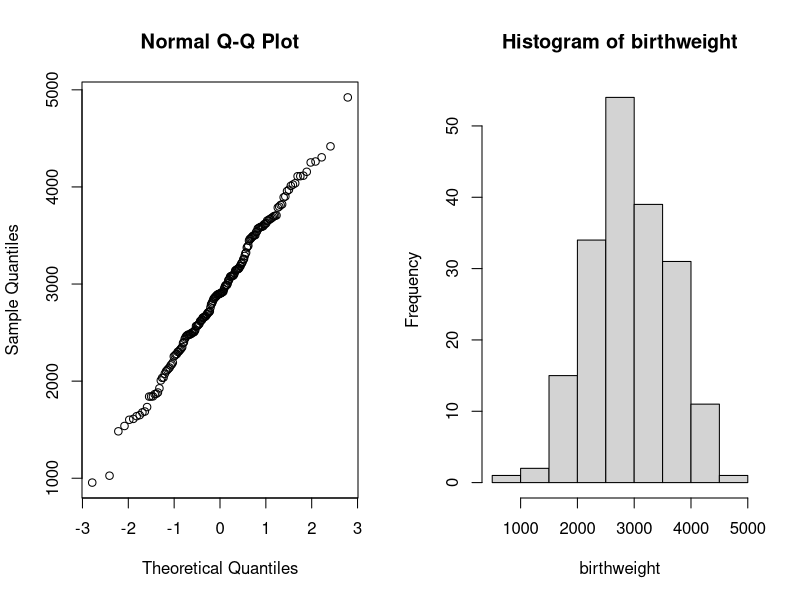
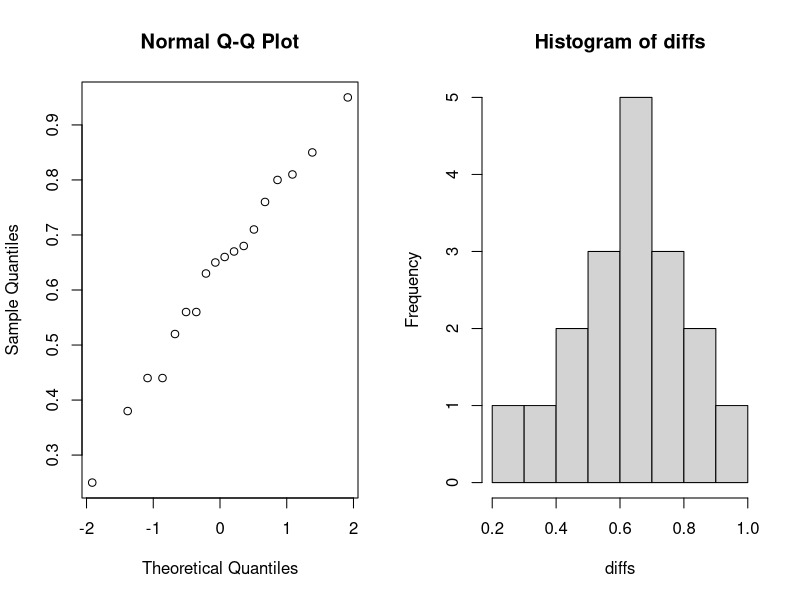
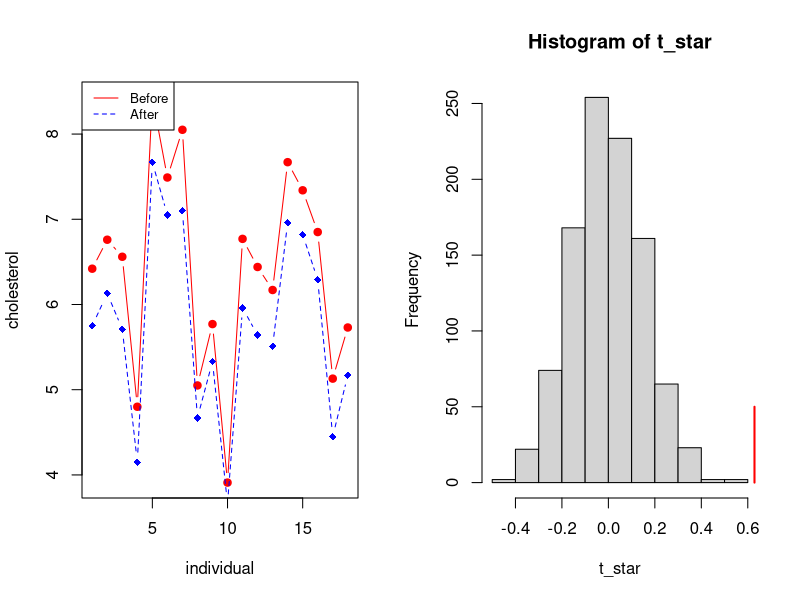
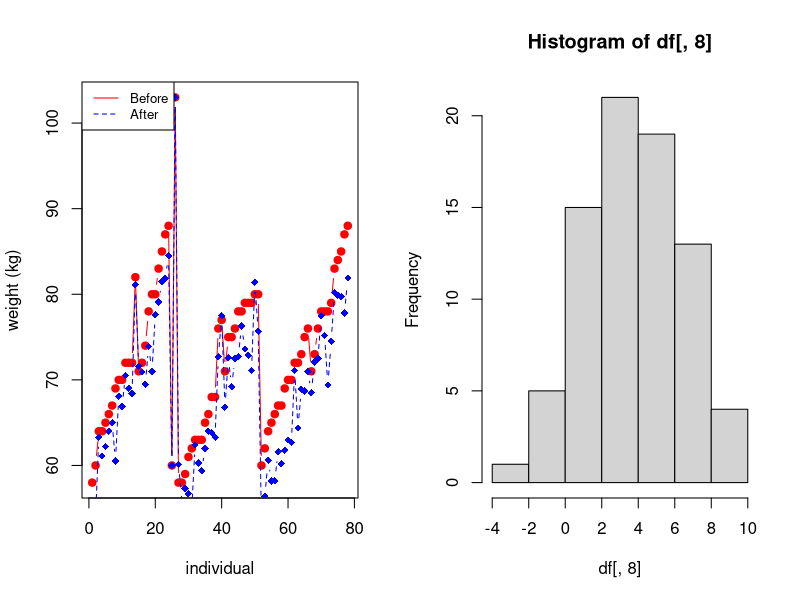
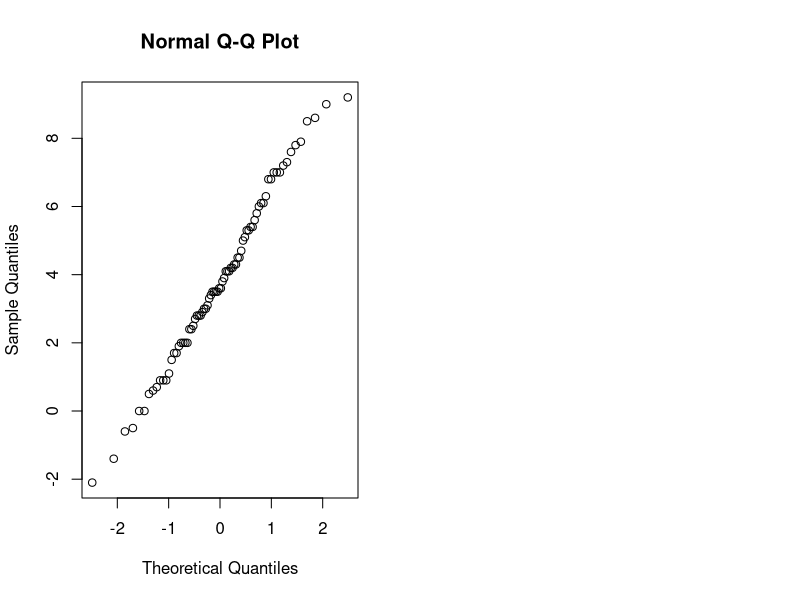
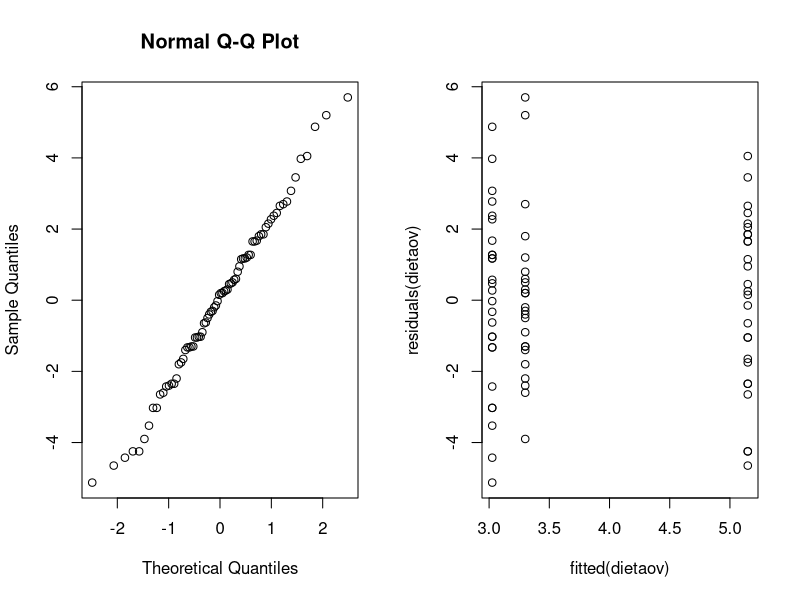
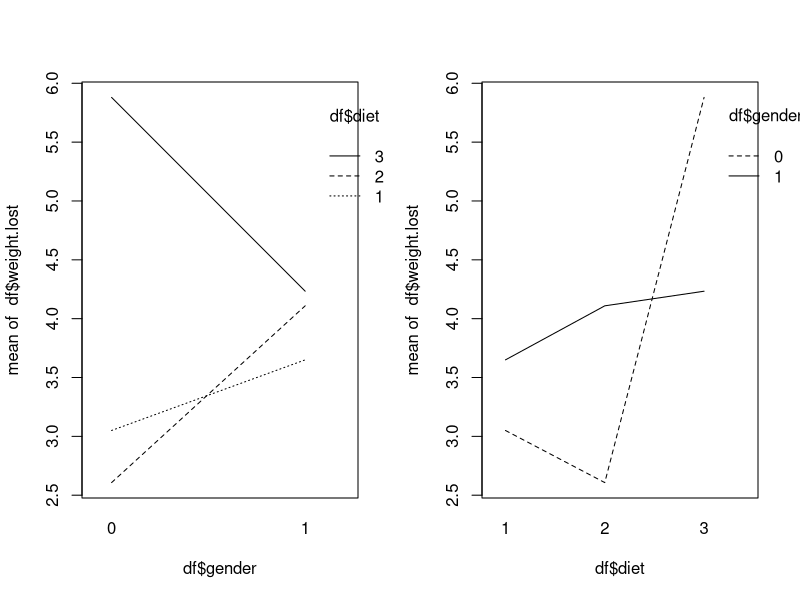
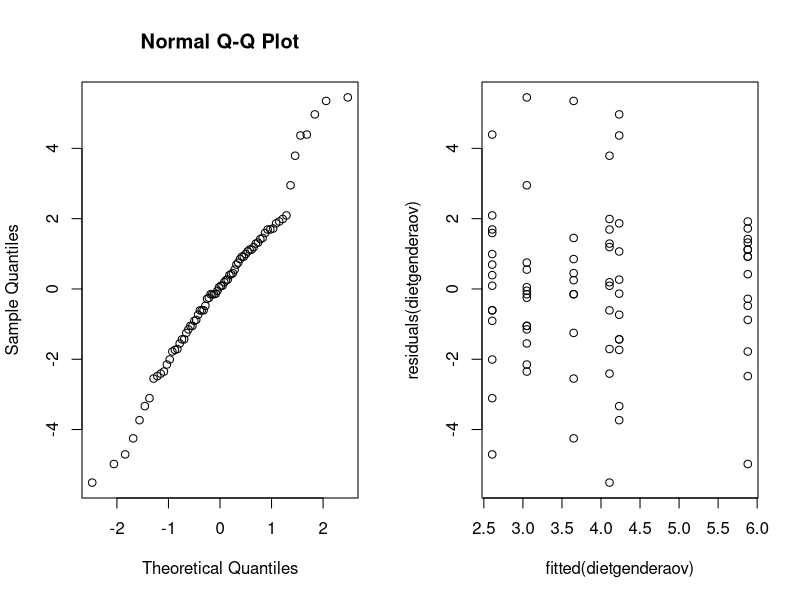

The R script that drew these images, in order:
## ---- chunk 1
options(digits=3)
## ---- chunk 2
birthweight <- readLines("data/birthweight.txt")
birthweight <- as.double(birthweight[2:length(birthweight)])
birthweight

# print(paste("Amount of observations: ", length(birthweight)))
## ---- chunk 3
birthweight_mean <- mean(birthweight)
print(paste("Mean of the sample: ", birthweight_mean))
## ---- chunk 4
par(mfrow=c(1,2))
qqnorm(y = birthweight)
hist(birthweight)
## ---- chunk 5
t.test(birthweight, conf.level = 0.96)
## ---- chunk 6
B <- 1000
alpha <- 0.04
T_star <- numeric(B)

for(i in 1:B) {
  X_star <- sample(birthweight, replace = TRUE)
  T_star[i] <- mean(X_star)
}

T_star_q2 <- quantile(T_star, alpha/2)
T_star_q98 <- quantile(T_star, 1 - alpha/2)

c(2*birthweight_mean - T_star_q98, 2*birthweight_mean - T_star_q2)
## ---- chunk 7
#sum(T_star<T_star_q2)
## ---- chunk 8
t.test(birthweight, alternative = "greater", mu=2800)
## ---- chunk 9
greater_weight <- as.integer(birthweight > 2800)
binom.test(sum(greater_weight), length(greater_weight), p=0.5, alt="g")
## ---- chunk 10
library(pwr)
#pwr.t.test(n=188,d=NULL,sig.level=0.05,type="one.sample",alternative="greater")

## ---- chunk 11

## ---- chunk 12
prop.test(c(61, 65), c(95, 93))
## ---- chunk 13
df <- as.data.frame(read.table("data/cholesterol.txt", header=TRUE))
head(df)
## ---- chunk 14
diffs <- df[, 1] - df[, 2]
diffs
qqnorm(diffs)
## ---- chunk 15
hist(diffs)
## ---- chunk 16
shapiro.test(diffs)
## ---- chunk 17
shapiro.test(df[, 1])
shapiro.test(df[, 2])
## ---- chunk 18
cor.test(df[, 1], df[, 2], method="pearson")
## ---- chunk 19
# Create a first line
plot(1:length(df[, 1]), df[, 1], type = "b", pch=19, col = "red", xlab = "individual", ylab = "cholesterol")
lines(1:length(df[, 2]), df[, 2], pch=18, col = "blue", type = "b", lty=2)
legend("topleft", legend=c("Before", "After"), col=c("red", "blue"), lty = 1:2, cex=0.8)
## ---- chunk 20
t.test(df[, 1], df[, 2], paired=2)
## ---- chunk 21
diff_mean <- function(x, y) {
  return(mean(x-y))
}

# original dataframe
stats <- diff_mean(df[, 1], df[, 2])
stats

B <- 1000
t_star <- numeric(B)

for (i in 1:B) {
  diff_star <- t(apply(cbind(df[, 1], df[, 2]), 1, sample))
  t_star[i] <- diff_mean(diff_star[, 1], diff_star[, 2])
}

hist(t_star)
# plot(rep(stats, 2), c(0, 50), col="red", lwd=2)
lines(rep(stats, 2), c(0, 50), col="red", lwd=2)
## ---- chunk 22
# calculating p-value
pl <- sum(t_star < stats) / B
pr <- sum(t_star > stats) / B

p <- 2*min(pl, pr)
p
## ---- chunk 23

mu <- mean(df[, 2])
mu # bar{x}

s <- sd(df[, 2])
s

theta_hat <- 2*mu - 3
theta_hat

alpha <- 0.05

n <- length(df[, 2])
t_alpha <- qt(1 - alpha/2, df=n)
t_alpha

theta_l <- theta_hat - t_alpha*s/sqrt(n)
theta_r <- theta_hat + t_alpha*s/sqrt(n)
c("[", theta_l,",", theta_r, "]")
## ---- chunk 24
t <- max(df[, 2])
t

n <- length(df[, 2])
n

for (theta in 3:12) {
  B <- 1000
  t_star <- numeric(B)
  
  for (i in 1:B) {
    x_star <- runif(n, min = 3, max = theta)
    t_star[i] <- max(x_star)
  }
  
  pl <- sum(t_star < t)/B
  pr <- sum(t_star > t)/B
  
  p <- 2* min(pl, pr)
  print(paste("Theta =", theta, ", ", p))
}
## ---- chunk 25
less_chol <- as.integer(df[, 2] < 6)
binom.test(sum(less_chol), length(less_chol), p=0.5, alt="g")
## ---- chunk 26
less_chol <- as.integer(df[, 2] < 4.5)
binom.test(sum(less_chol),length(less_chol),p=0.25, alt="l")
## ---- chunk 27
df <- as.data.frame(read.table("data/diet.txt", header=TRUE))
df["weight.lost"] <- df["preweight"] - df["weight6weeks"]
head(df)
## ---- chunk 28
# Create a first line
plot(1:length(df[,5]), df[,5], type = "b", pch=19, col = "red", xlab = "individual", ylab = "weight (kg)")
lines(1:length(df[,7]), df[,7], pch=18, col = "blue", type = "b", lty=2)
legend("topleft", legend=c("Before", "After"), col=c("red", "blue"), lty = 1:2, cex=0.8)
## ---- chunk 29
t.test(df[,5], df[,7], paired=TRUE)
## ---- chunk 30
hist(df[,8])
## ---- chunk 31
qqnorm(df[,8])
## ---- chunk 32
shapiro.test(df[,8])
## ---- chunk 33
df$diet <- as.factor(df$diet)
dietaov=lm(weight.lost~diet,data=df)
anova(dietaov)
summary(dietaov)
## ---- chunk 34
par(mfrow=c(1,2))
qqnorm(residuals(dietaov))
plot(fitted(dietaov), residuals(dietaov))
## ---- chunk 35
kruskal.test(df$weight.lost, df$diet)
## ---- chunk 36
df$gender <- as.factor(df$gender)
dietgenderaov <- lm(weight.lost~gender*diet,data=df)
anova(dietgenderaov)
## ---- chunk 37
summary(dietgenderaov)
## ---- chunk 38
par(mfrow=c(1, 2))
interaction.plot(df$gender, df$diet, df$weight.lost)
interaction.plot(df$diet, df$gender, df$weight.lost)
## ---- chunk 39
genderaov <- lm(weight.lost~gender,data=df)
anova(genderaov)
summary(genderaov)
## ---- chunk 40
# Checking assumptions
par(mfrow=c(1, 2))
qqnorm(residuals(dietgenderaov))
plot(fitted(dietgenderaov), residuals(dietgenderaov))
## ---- chunk 41
print(paste('Diet 1:', dietaov$coefficients[1]))
print(paste('Diet 2:', dietaov$coefficients[1] + dietaov$coefficients[2]))
print(paste('Diet 3:', dietaov$coefficients[1] + dietaov$coefficients[3]))
## ---- chunk 42
require("MASS")
## ---- chunk 43
B <- 6; P <- 4; T <- 3

process <- c()
for (i in 1:B) {
  block <- c()
  for (tr in 1:T) {
    block <- cbind(block, as.numeric(sample(1:P) > 2))
  }
  process <- rbind(process, block)
}

process <- t(process)
rownames(process) <- c("N", "P", "K")
colnames(process) <- paste0(rep(1:6, each=4), paste0(".", rep(1:4, 6)))
process
## ---- chunk 44
interaction.plot(npk$block, npk$N, npk$yield, ylab='average yield', xlab='block', main='Average yield per block', legend=FALSE)
legend("topright", c("yes", "no"), title="N presence", lwd=1, lty=c(1, 2))
## ---- chunk 45
n_block_lm <- lm(yield~block*N, data=npk)
anova(n_block_lm)
## ---- chunk 46
summary(n_block_lm)
## ---- chunk 47
lm <- lm(yield~block+N, data=npk)
anova(lm)
## ---- chunk 48
par(mfrow=c(1, 2))
qqnorm(residuals(lm))
plot(fitted(lm), residuals(lm))
## ---- chunk 49
npklm1 <- lm(yield~P + K + block*N, data=npk)
npklm2 <- lm(yield~N + K + block*P, data=npk)
npklm3 <- lm(yield~N + P + block*K, data=npk)
npklm4 <- lm(yield~block + N + P + K, data=npk)
npklm5 <- lm(yield~N + P + K, data=npk)
## ---- chunk 50
print('Y ~ P + K + block*N')
anova(npklm1)
## ---- chunk 51
print('Y ~ N + K + block*P')
anova(npklm2)
## ---- chunk 52
print('Y ~ N + P + block*K')
anova(npklm3)
## ---- chunk 53
print('Y ~ block + N + P + K')
anova(npklm4)
## ---- chunk 54
npklm5 <- lm(yield~block + N + K, data=npk)
anova(npklm5)
## ---- chunk 55
par(mfrow=c(1, 2))
qqnorm(residuals(npklm4))
plot(fitted(npklm4), residuals(npklm4))
## ---- chunk 56
par(mfrow=c(1, 2))
qqnorm(residuals(npklm5))
plot(fitted(npklm5), residuals(npklm5))
## ---- chunk 57
require(lme4)
npklmer <- lmer(yield~N+(1|block), REML=FALSE, data=npk)
npklmer1 <- lmer(yield~(1|block), REML=FALSE, data=npk)
anova(npklmer1, npklmer)
